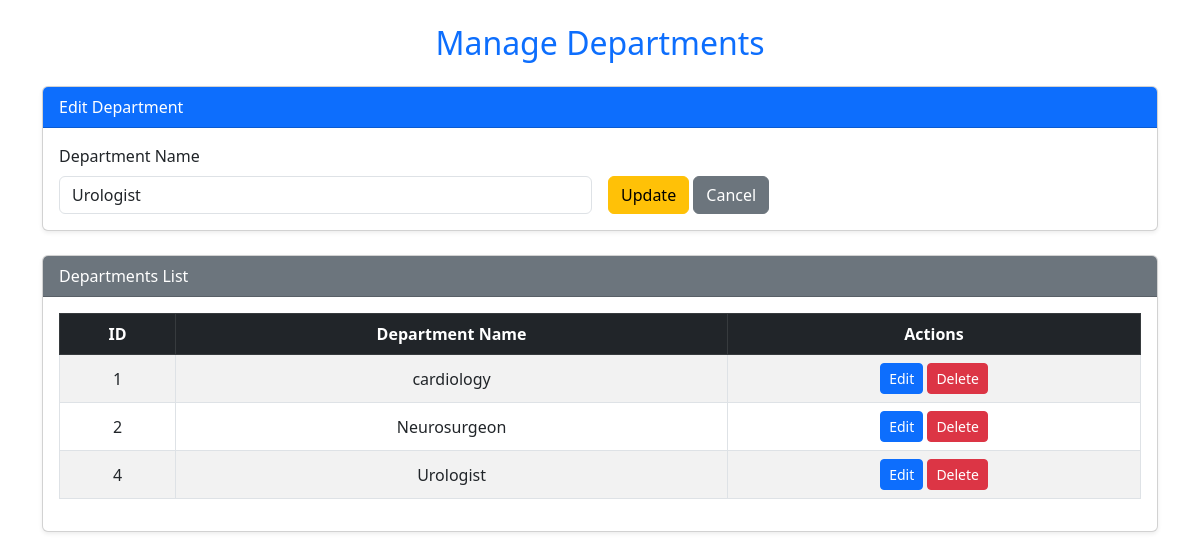
The app's page /department.php?edit=4 with its own data.
### tables this page shows
CREATE TABLE `department` (
  `deptt_id` int(10) NOT NULL,
  `deptt_name` varchar(100) NOT NULL
);

### department.php (the view, shortened to what this page needs)
<?php
include '../database/config.php';
$departments = $conn->query("SELECT * FROM department");
$edit = false;
$editData = null;
if (isset($_GET['edit'])) {
  $edit = true;
  $id = $_GET['edit'];
  $result = $conn->query("SELECT * FROM department WHERE deptt_id = $id");
  $editData = $result->fetch_assoc();
}
?>
<!DOCTYPE html>
<html lang="en">
<head>
  <link href="https://cdn.jsdelivr.net/npm/bootstrap@5.3.0/dist/css/bootstrap.min.css" rel="stylesheet">
</head>
<body>
  <div class="container py-4">
    <h2 class="mb-4 text-center text-primary">Manage Departments</h2>
    <div class="card mb-4 shadow-sm">
      <div class="card-header bg-primary text-white">
        <?= $edit ? 'Edit Department' : 'Add New Department' ?>
      </div>
      <div class="card-body">
        <form method="POST" action="">
          <div class="row g-3 align-items-end">
            <div class="col-md-6">
              <label class="form-label">Department Name</label>
              <input type="text" name="department_name" class="form-control"
                     value="<?= $edit ? $editData['deptt_name'] : '' ?>" required>
            </div>
            <div class="col-md-6">
              <?php if ($edit): ?>
                <button type="submit" name="updateDepartment" class="btn btn-warning">Update</button>
                <a href="department.php" class="btn btn-secondary">Cancel</a>
              <?php else: ?>
                <button type="submit" name="addDepartment" class="btn btn-success">Add Department</button>
              <?php endif; ?>
            </div>
          </div>
        </form>
      </div>
    </div>
    <div class="card shadow-sm">
      <div class="card-header bg-secondary text-white">Departments List</div>
      <div class="card-body table-responsive">
        <table class="table table-striped table-bordered align-middle text-center">
          <thead class="table-dark">
            <tr>
              <th>ID</th>
              <th>Department Name</th>
              <th>Actions</th>
            </tr>
          </thead>
          <tbody>
            <?php while ($row = $departments->fetch_assoc()): ?>
              <tr>
                <td><?= $row['deptt_id'] ?></td>
                <td><?= $row['deptt_name'] ?></td>
                <td>
                  <a href="department.php?edit=<?= $row['deptt_id'] ?>" class="btn btn-sm btn-primary">Edit</a>
                  <a href="department.php?delete=<?= $row['deptt_id'] ?>" class="btn btn-sm btn-danger"
                     onclick="return confirm('Are you sure you want to delete this department?')">Delete</a>
                </td>
              </tr>
            <?php endwhile; ?>
          </tbody>
        </table>
      </div>
    </div>
  </div>
</body>
</html>

### records on screen
department: department_name "Urologist", deptt_id "4", deptt_name "Urologist"
department: deptt_id "1", deptt_name "cardiology"
department: deptt_id "2", deptt_name "Neurosurgeon"
